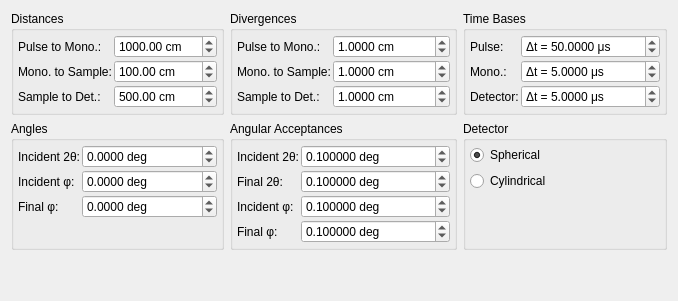
     <widget class="QWidget" name="tabViol">
      <attribute name="title">
       <string>TOF</string>
      </attribute>
      <layout class="QGridLayout" name="gridLayout_14">
       <item row="0" column="0">
        <widget class="QGroupBox" name="groupBox_20">
         <property name="title">
          <string>Distances</string>
         </property>
         <layout class="QFormLayout" name="formLayout">
          <property name="fieldGrowthPolicy">
           <enum>QFormLayout::AllNonFixedFieldsGrow</enum>
          </property>
          <property name="horizontalSpacing">
           <number>2</number>
          </property>
          <property name="verticalSpacing">
           <number>2</number>
          </property>
          <property name="margin">
           <number>4</number>
          </property>
          <item row="0" column="0">
           <widget class="QLabel" name="label_66">
            <property name="text">
             <string>Pulse to Mono.:</string>
            </property>
           </widget>
          </item>
          <item row="0" column="1">
           <widget class="QDoubleSpinBox" name="spinDistTofPulseMono">
            <property name="suffix">
             <string> cm</string>
            </property>
            <property name="decimals">
             <number>2</number>
            </property>
            <property name="maximum">
             <double>99999999.000000000000000</double>
            </property>
            <property name="singleStep">
             <double>1.000000000000000</double>
            </property>
            <property name="value">
             <double>1000.000000000000000</double>
            </property>
           </widget>
          </item>
          <item row="1" column="0">
           <widget class="QLabel" name="label_67">
            <property name="text">
             <string>Mono. to Sample:</string>
            </property>
           </widget>
          </item>
          <item row="1" column="1">
           <widget class="QDoubleSpinBox" name="spinDistTofMonoSample">
            <property name="suffix">
             <string> cm</string>
            </property>
            <property name="decimals">
             <number>2</number>
            </property>
            <property name="maximum">
             <double>99999999.000000000000000</double>
            </property>
            <property name="singleStep">
             <double>1.000000000000000</double>
            </property>
            <property name="value">
             <double>100.000000000000000</double>
            </property>
           </widget>
          </item>
          <item row="2" column="0">
           <widget class="QLabel" name="label_68">
            <property name="text">
             <string>Sample to Det.:</string>
            </property>
           </widget>
          </item>
          <item row="2" column="1">
           <widget class="QDoubleSpinBox" name="spinDistTofSampleDet">
            <property name="suffix">
             <string> cm</string>
            </property>
            <property name="decimals">
             <number>2</number>
            </property>
            <property name="maximum">
             <double>99999999.000000000000000</double>
            </property>
            <property name="singleStep">
             <double>1.000000000000000</double>
            </property>
            <property name="value">
             <double>500.000000000000000</double>
            </property>
           </widget>
          </item>
         </layout>
        </widget>
       </item>
       <item row="0" column="1">
        <widget class="QGroupBox" name="groupBox_21">
         <property name="title">
          <string>Divergences</string>
         </property>
         <layout class="QFormLayout" name="formLayout_3">
          <property name="horizontalSpacing">
           <number>2</number>
          </property>
          <property name="verticalSpacing">
           <number>2</number>
          </property>
          <property name="margin">
           <number>4</number>
          </property>
          <item row="0" column="0">
           <widget class="QLabel" name="label_69">
            <property name="text">
             <string>Pulse to Mono.:</string>
            </property>
           </widget>
          </item>
          <item row="0" column="1">
           <widget class="QDoubleSpinBox" name="spinDistTofPulseMonoSig">
            <property name="suffix">
             <string> cm</string>
            </property>
            <property name="decimals">
             <number>4</number>
            </property>
            <property name="maximum">
             <double>999999.000000000000000</double>
            </property>
            <property name="singleStep">
             <double>0.100000000000000</double>
            </property>
            <property name="value">
             <double>1.000000000000000</double>
            </property>
           </widget>
          </item>
          <item row="1" column="0">
           <widget class="QLabel" name="label_70">
            <property name="text">
             <string>Mono. to Sample:</string>
            </property>
           </widget>
          </item>
          <item row="1" column="1">
           <widget class="QDoubleSpinBox" name="spinDistTofMonoSampleSig">
            <property name="suffix">
             <string> cm</string>
            </property>
            <property name="decimals">
             <number>4</number>
            </property>
            <property name="maximum">
             <double>999999.000000000000000</double>
            </property>
            <property name="singleStep">
             <double>0.100000000000000</double>
            </property>
            <property name="value">
             <double>1.000000000000000</double>
            </property>
           </widget>
          </item>
          <item row="2" column="0">
           <widget class="QLabel" name="label_71">
            <property name="text">
             <string>Sample to Det.:</string>
            </property>
           </widget>
          </item>
          <item row="2" column="1">
           <widget class="QDoubleSpinBox" name="spinDistTofSampleDetSig">
            <property name="suffix">
             <string> cm</string>
            </property>
            <property name="decimals">
             <number>4</number>
            </property>
            <property name="maximum">
             <double>999999.000000000000000</double>
            </property>
            <property name="singleStep">
             <double>0.100000000000000</double>
            </property>
            <property name="value">
             <double>1.000000000000000</double>
            </property>
           </widget>
          </item>
         </layout>
        </widget>
       </item>
       <item row="1" column="0">
        <widget class="QGroupBox" name="groupBox_23">
         <property name="title">
          <string>Angles</string>
         </property>
         <layout class="QFormLayout" name="formLayout_5">
          <property name="horizontalSpacing">
           <number>2</number>
          </property>
          <property name="verticalSpacing">
           <number>2</number>
          </property>
          <property name="margin">
           <number>4</number>
          </property>
          <item row="0" column="0">
           <widget class="QLabel" name="label_75">
            <property name="text">
             <string>Incident 2θ:</string>
            </property>
           </widget>
          </item>
          <item row="0" column="1">
           <widget class="QDoubleSpinBox" name="spinTof2thI">
            <property name="prefix">
             <string/>
            </property>
            <property name="suffix">
             <string> deg</string>
            </property>
            <property name="decimals">
             <number>4</number>
            </property>
            <property name="minimum">
             <double>-999999.000000000000000</double>
            </property>
            <property name="maximum">
             <double>999999.000000000000000</double>
            </property>
            <property name="singleStep">
             <double>0.100000000000000</double>
            </property>
            <property name="value">
             <double>0.000000000000000</double>
            </property>
           </widget>
          </item>
          <item row="1" column="0">
           <widget class="QLabel" name="label_76">
            <property name="text">
             <string>Incident φ:</string>
            </property>
           </widget>
          </item>
          <item row="1" column="1">
           <widget class="QDoubleSpinBox" name="spinTofphI">
            <property name="prefix">
             <string/>
            </property>
            <property name="suffix">
             <string> deg</string>
            </property>
            <property name="decimals">
             <number>4</number>
            </property>
            <property name="minimum">
             <double>-999999.000000000000000</double>
            </property>
            <property name="maximum">
             <double>999999.000000000000000</double>
            </property>
            <property name="singleStep">
             <double>0.100000000000000</double>
            </property>
            <property name="value">
             <double>0.000000000000000</double>
            </property>
           </widget>
          </item>
          <item row="2" column="1">
           <widget class="QDoubleSpinBox" name="spinTofphF">
            <property name="prefix">
             <string/>
            </property>
            <property name="suffix">
             <string> deg</string>
            </property>
            <property name="decimals">
             <number>4</number>
            </property>
            <property name="minimum">
             <double>-999999.000000000000000</double>
            </property>
            <property name="maximum">
             <double>999999.000000000000000</double>
            </property>
            <property name="singleStep">
             <double>0.100000000000000</double>
            </property>
            <property name="value">
             <double>0.000000000000000</double>
            </property>
           </widget>
          </item>
          <item row="2" column="0">
           <widget class="QLabel" name="label_77">
            <property name="text">
             <string>Final φ:</string>
            </property>
           </widget>
          </item>
         </layout>
        </widget>
       </item>
       <item row="0" column="2">
        <widget class="QGroupBox" name="groupBox_22">
         <property name="title">
          <string>Time Bases</string>
         </property>
         <layout class="QFormLayout" name="formLayout_4">
          <property name="horizontalSpacing">
           <number>2</number>
          </property>
          <property name="verticalSpacing">
           <number>2</number>
          </property>
          <property name="margin">
           <number>4</number>
          </property>
          <item row="0" column="0">
           <widget class="QLabel" name="label_72">
            <property name="text">
             <string>Pulse:</string>
            </property>
           </widget>
          </item>
          <item row="0" column="1">
           <widget class="QDoubleSpinBox" name="spinTofPulseSig">
            <property name="prefix">
             <string>Δt = </string>
            </property>
            <property name="suffix">
             <string> μs</string>
            </property>
            <property name="decimals">
             <number>4</number>
            </property>
            <property name="maximum">
             <double>999999.000000000000000</double>
            </property>
            <property name="singleStep">
             <double>0.100000000000000</double>
            </property>
            <property name="value">
             <double>50.000000000000000</double>
            </property>
           </widget>
          </item>
          <item row="1" column="0">
           <widget class="QLabel" name="label_73">
            <property name="text">
             <string>Mono.:</string>
            </property>
           </widget>
          </item>
          <item row="1" column="1">
           <widget class="QDoubleSpinBox" name="spinTofMonoSig">
            <property name="prefix">
             <string>Δt = </string>
            </property>
            <property name="suffix">
             <string> μs</string>
            </property>
            <property name="decimals">
             <number>4</number>
            </property>
            <property name="maximum">
             <double>999999.000000000000000</double>
            </property>
            <property name="singleStep">
             <double>0.100000000000000</double>
            </property>
            <property name="value">
             <double>5.000000000000000</double>
            </property>
           </widget>
          </item>
          <item row="2" column="0">
           <widget class="QLabel" name="label_74">
            <property name="text">
             <string>Detector:</string>
            </property>
           </widget>
          </item>
          <item row="2" column="1">
           <widget class="QDoubleSpinBox" name="spinTofDetSig">
            <property name="prefix">
             <string>Δt = </string>
            </property>
            <property name="suffix">
             <string> μs</string>
            </property>
            <property name="decimals">
             <number>4</number>
            </property>
            <property name="maximum">
             <double>999999.000000000000000</double>
            </property>
            <property name="singleStep">
             <double>0.100000000000000</double>
            </property>
            <property name="value">
             <double>5.000000000000000</double>
            </property>
           </widget>
          </item>
         </layout>
        </widget>
       </item>
       <item row="2" column="0" colspan="3">
        <spacer name="verticalSpacer_2">
         <property name="orientation">
          <enum>Qt::Vertical</enum>
         </property>
         <property name="sizeHint" stdset="0">
          <size>
           <width>20</width>
           <height>40</height>
          </size>
         </property>
        </spacer>
       </item>
       <item row="1" column="2">
        <widget class="QGroupBox" name="groupBox_25">
         <property name="title">
          <string>Detector</string>
         </property>
         <layout class="QGridLayout" name="gridLayout_15">
          <property name="margin">
           <number>4</number>
          </property>
          <item row="0" column="0">
           <widget class="QRadioButton" name="radioTofDetSph">
            <property name="text">
             <string>Spherical</string>
            </property>
            <property name="checked">
             <bool>true</bool>
            </property>
           </widget>
          </item>
          <item row="1" column="0">
           <widget class="QRadioButton" name="radioTofDetCyl">
            <property name="text">
             <string>Cylindrical</string>
            </property>
           </widget>
          </item>
          <item row="2" column="0">
           <spacer name="verticalSpacer_4">
            <property name="orientation">
             <enum>Qt::Vertical</enum>
            </property>
            <property name="sizeHint" stdset="0">
             <size>
              <width>20</width>
              <height>40</height>
             </size>
            </property>
           </spacer>
          </item>
         </layout>
        </widget>
       </item>
       <item row="1" column="1">
        <widget class="QGroupBox" name="groupBox_24">
         <property name="title">
          <string>Angular Acceptances</string>
         </property>
         <layout class="QFormLayout" name="formLayout_6">
          <property name="fieldGrowthPolicy">
           <enum>QFormLayout::AllNonFixedFieldsGrow</enum>
          </property>
          <property name="horizontalSpacing">
           <number>2</number>
          </property>
          <property name="verticalSpacing">
           <number>2</number>
          </property>
          <property name="margin">
           <number>4</number>
          </property>
          <item row="0" column="0">
           <widget class="QLabel" name="label_78">
            <property name="text">
             <string>Incident 2θ:</string>
            </property>
           </widget>
          </item>
          <item row="0" column="1">
           <widget class="QDoubleSpinBox" name="spinTof2thISig">
            <property name="prefix">
             <string/>
            </property>
            <property name="suffix">
             <string> deg</string>
            </property>
            <property name="decimals">
             <number>6</number>
            </property>
            <property name="maximum">
             <double>9999.000000000000000</double>
            </property>
            <property name="singleStep">
             <double>0.010000000000000</double>
            </property>
            <property name="value">
             <double>0.100000000000000</double>
            </property>
           </widget>
          </item>
          <item row="1" column="0">
           <widget class="QLabel" name="label_81">
            <property name="text">
             <string>Final 2θ:</string>
            </property>
           </widget>
          </item>
          <item row="1" column="1">
           <widget class="QDoubleSpinBox" name="spinTof2thFSig">
            <property name="prefix">
             <string/>
            </property>
            <property name="suffix">
             <string> deg</string>
            </property>
            <property name="decimals">
             <number>6</number>
            </property>
            <property name="maximum">
             <double>9999.000000000000000</double>
            </property>
            <property name="singleStep">
             <double>0.010000000000000</double>
            </property>
            <property name="value">
             <double>0.100000000000000</double>
            </property>
           </widget>
          </item>
          <item row="2" column="0">
           <widget class="QLabel" name="label_79">
            <property name="text">
             <string>Incident φ:</string>
            </property>
           </widget>
          </item>
          <item row="2" column="1">
           <widget class="QDoubleSpinBox" name="spinTofphISig">
            <property name="prefix">
             <string/>
            </property>
            <property name="suffix">
             <string> deg</string>
            </property>
            <property name="decimals">
             <number>6</number>
            </property>
            <property name="maximum">
             <double>9999.000000000000000</double>
            </property>
            <property name="singleStep">
             <double>0.010000000000000</double>
            </property>
            <property name="value">
             <double>0.100000000000000</double>
            </property>
           </widget>
          </item>
          <item row="3" column="0">
           <widget class="QLabel" name="label_80">
            <property name="text">
             <string>Final φ:</string>
            </property>
           </widget>
          </item>
          <item row="3" column="1">
           <widget class="QDoubleSpinBox" name="spinTofphFSig">
            <property name="prefix">
             <string/>
            </property>
            <property name="suffix">
             <string> deg</string>
            </property>
            <property name="decimals">
             <number>6</number>
            </property>
            <property name="maximum">
             <double>9999.000000000000000</double>
            </property>
            <property name="singleStep">
             <double>0.010000000000000</double>
            </property>
            <property name="value">
             <double>0.100000000000000</double>
            </property>
           </widget>
          </item>
         </layout>
        </widget>
       </item>
      </layout>
     </widget>
